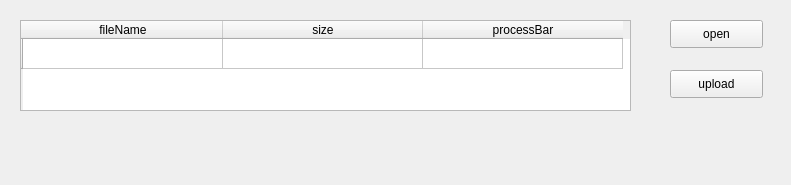
<?xml version="1.0" encoding="UTF-8"?>
<ui version="4.0">
 <class>uploaddialog</class>
 <widget class="QWidget" name="uploaddialog">
  <property name="geometry">
   <rect>
    <x>0</x>
    <y>0</y>
    <width>791</width>
    <height>185</height>
   </rect>
  </property>
  <property name="windowTitle">
   <string>Upload</string>
  </property>
  <widget class="QTableWidget" name="uploadTableWidget">
   <property name="geometry">
    <rect>
     <x>20</x>
     <y>20</y>
     <width>611</width>
     <height>91</height>
    </rect>
   </property>
   <attribute name="horizontalHeaderDefaultSectionSize">
    <number>200</number>
   </attribute>
   <row>
    <property name="text">
     <string/>
    </property>
   </row>
   <column>
    <property name="text">
     <string>fileName</string>
    </property>
   </column>
   <column>
    <property name="text">
     <string>size</string>
    </property>
   </column>
   <column>
    <property name="text">
     <string>processBar</string>
    </property>
   </column>
   <item row="0" column="1">
    <property name="text">
     <string/>
    </property>
    <property name="textAlignment">
     <set>AlignRight|AlignVCenter</set>
    </property>
   </item>
  </widget>
  <widget class="QPushButton" name="openButton">
   <property name="geometry">
    <rect>
     <x>670</x>
     <y>20</y>
     <width>93</width>
     <height>28</height>
    </rect>
   </property>
   <property name="text">
    <string>open</string>
   </property>
  </widget>
  <widget class="QPushButton" name="sendButton">
   <property name="geometry">
    <rect>
     <x>670</x>
     <y>70</y>
     <width>93</width>
     <height>28</height>
    </rect>
   </property>
   <property name="text">
    <string>upload</string>
   </property>
  </widget>
  <widget class="QLabel" name="clientStatusLabel">
   <property name="geometry">
    <rect>
     <x>50</x>
     <y>130</y>
     <width>651</width>
     <height>31</height>
    </rect>
   </property>
   <property name="text">
    <string/>
   </property>
  </widget>
 </widget>
 <resources/>
 <connections/>
</ui>
